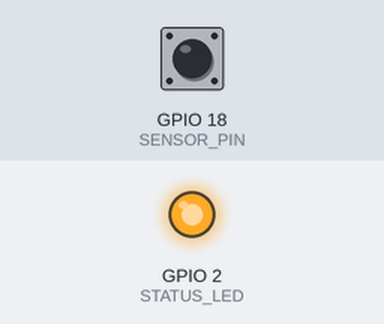
Bench run of a sketch on a simulated ESP32. Shown: output pins drawn as LEDs (lit = HIGH). The test bench sets the inputs (shaded band); at power-on: GPIO 18 (SENSOR_PIN) HIGH. Random numbers use the default seed unless the sketch sets one; what the sketch prints to the serial monitor is not drawn.

Above: at 1.2 s.
1.3 s: GPIO 18 (SENSOR_PIN) driven LOW
2.8 s: GPIO 18 (SENSOR_PIN) pulsed HIGH 2 times (0.12 s each, 0.3 s apart)
Timing chart, 0 to 5.8 s (numbered marks = the images above; inputs shaded):
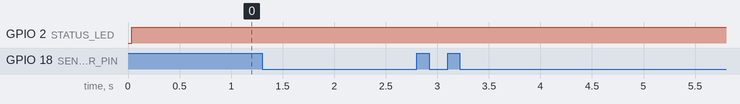

The sketch:

goal_node.ino
```cpp
/*
 * ESP32 + FC-51 進球節點（紅隊／藍隊共用）
 * 接線：FC-51 VCC -> 3V3 ； GND -> GND ； OUT -> GPIO 18（紅）／GPIO 19（藍）
 */

#include <WiFi.h>
#include <esp_now.h>
#include <esp_wifi.h>

// ======================================================
// 1. 設定
// ======================================================

// ★ 1 = 紅隊節點，0 = 藍隊節點（燒錄前記得確認！）
#define IS_RED_NODE 1

// ★ 必須改成「主控」序列埠印出的「填入節點：{...}」那一行！
uint8_t MASTER_MAC[6] = {0x1C, 0x9D, 0xC2, 0xF8, 0xB2, 0x51};

#if IS_RED_NODE
  #define SENSOR_PIN       18
  #define PKT_GOAL_TYPE    3      // PKT_RED_GOAL
  #define PKT_BEAT_TYPE    4      // PKT_RED_HEARTBEAT
  #define TEAM_NAME        "紅隊"
  #define TEAM_ICON        "🔴"
#else
  #define SENSOR_PIN       19
  #define PKT_GOAL_TYPE    1      // PKT_BLUE_GOAL
  #define PKT_BEAT_TYPE    2      // PKT_BLUE_HEARTBEAT
  #define TEAM_NAME        "藍隊"
  #define TEAM_ICON        "🔵"
#endif

#define STATUS_LED 2   // 板載 LED：亮 = 已連上主控

const unsigned long SENSOR_ON_TIME  = 5;     // 偵測到球需穩定多久（毫秒）
const unsigned long SENSOR_OFF_TIME = 100;   // 球離開需穩定多久（毫秒）
const unsigned long GOAL_COOLDOWN_MS = 500;  // 進球後 0.5 秒內不再計分

const unsigned long HEARTBEAT_MS      = 1000;  // 已連線時，心跳間隔
const unsigned long SEARCH_INTERVAL   = 30;    // 搜尋頻道時，每次嘗試的間隔
const unsigned long GOAL_RETRY_MS     = 10;    // 進球封包送失敗時，重送間隔
const unsigned long SEND_TIMEOUT_MS   = 100;   // 等不到送出結果就視為失敗
const int           FAILS_BEFORE_SCAN = 5;     // 連續失敗幾次就重新搜尋頻道
const uint8_t       MAX_CHANNEL       = 13;

// ======================================================
// 2. ESP-NOW 封包格式（必須與主控完全一致！）
// ======================================================

#define PKT_MAGIC  0xA5

struct __attribute__((packed)) Packet {
  uint8_t  magic;
  uint8_t  type;
  uint16_t seq;
};

// ======================================================
// 3. 全域變數
// ======================================================

int rawState = HIGH;
int stableState = HIGH;
unsigned long stateChangeTime = 0;
bool locked = false;
unsigned long cooldownUntil = 0;

volatile bool sendBusy = false;
volatile bool resultReady = false;
volatile bool resultOk = false;

bool linked = false;
uint8_t channel = 1;
int failCount = 0;

int goalQueue = 0;
bool goalOutstanding = false;
uint16_t goalSeq = 0;

uint8_t inflightType = 0;
unsigned long sendStartTime = 0;
unsigned long lastGoalTry = 0;
unsigned long lastHeartbeat = 0;

// ======================================================
// 4. 無線傳送
// ======================================================

#if defined(ESP_ARDUINO_VERSION_VAL) && ESP_ARDUINO_VERSION >= ESP_ARDUINO_VERSION_VAL(3, 3, 0)
void onEspNowSent(const wifi_tx_info_t* info, esp_now_send_status_t status) {
#else
void onEspNowSent(const uint8_t* mac, esp_now_send_status_t status) {
#endif
  resultOk = (status == ESP_NOW_SEND_SUCCESS);
  resultReady = true;
  sendBusy = false;
}

void setChannel(uint8_t ch) {
  esp_wifi_set_channel(ch, WIFI_SECOND_CHAN_NONE);
  channel = ch;
}

void registerResult(bool ok) {
  if (ok) {
    if (!linked) Serial.printf("[連線] 已連上主控，頻道 %d\n", channel);
    linked = true;
    failCount = 0;
    if (inflightType == PKT_GOAL_TYPE) goalOutstanding = false;
  } else {
    failCount++;
    if (!linked || failCount >= FAILS_BEFORE_SCAN) {
      if (linked) Serial.println("[連線] 與主控失聯，重新搜尋頻道…");
      linked = false;
      failCount = 0;
      setChannel(channel >= MAX_CHANNEL ? 1 : channel + 1);
    }
  }
  digitalWrite(STATUS_LED, linked ? HIGH : LOW);
}

void transmit(uint8_t type, uint16_t seq) {
  Packet p = {PKT_MAGIC, type, seq};

  inflightType = type;
  sendStartTime = millis();
  resultReady = false;
  sendBusy = true;

  if (esp_now_send(MASTER_MAC, (uint8_t*)&p, sizeof(p)) != ESP_OK) {
    sendBusy = false;
    registerResult(false);
  }
}

void serviceRadio(unsigned long now) {

  if (sendBusy) {
    if (now - sendStartTime > SEND_TIMEOUT_MS) {
      sendBusy = false;
      registerResult(false);
    }
    return;
  }

  if (resultReady) {
    resultReady = false;
    registerResult(resultOk);
  }

  if (!goalOutstanding && goalQueue > 0) {
    goalQueue--;
    goalSeq++;
    goalOutstanding = true;
    lastGoalTry = 0;
  }

  unsigned long retryGap = linked ? GOAL_RETRY_MS : SEARCH_INTERVAL;
  if (goalOutstanding) {
    if (now - lastGoalTry >= retryGap) {
      lastGoalTry = now;
      transmit(PKT_GOAL_TYPE, goalSeq);
    }
  } else {
    unsigned long hbGap = linked ? HEARTBEAT_MS : SEARCH_INTERVAL;
    if (now - lastHeartbeat >= hbGap) {
      lastHeartbeat = now;
      transmit(PKT_BEAT_TYPE, 0);
    }
  }
}

// ======================================================
// 5. 感測器處理（防彈跳 + 鎖定 + 0.5 秒冷卻）
// ======================================================

void handleSensor(unsigned long now) {

  int reading = digitalRead(SENSOR_PIN);

  if (reading != rawState) {
    rawState = reading;
    stateChangeTime = now;
  }

  unsigned long requiredTime =
    (rawState == LOW) ? SENSOR_ON_TIME : SENSOR_OFF_TIME;

  if (rawState != stableState &&
      now - stateChangeTime >= requiredTime) {

    stableState = rawState;

    if (stableState == LOW && !locked) {

      if ((long)(now - cooldownUntil) >= 0) {
        goalQueue++;
        cooldownUntil = now + GOAL_COOLDOWN_MS;
        Serial.printf("[感測器進球] %s %s偵測到球，傳送給主控\n", TEAM_ICON, TEAM_NAME);
      } else {
        Serial.println("[冷卻中] 忽略反彈球");
      }
      locked = true;
    }

    if (stableState == HIGH) {
      locked = false;
    }
  }
}

// ======================================================
// 6. 初始化 setup()
// ======================================================

void setup() {

  Serial.begin(115200);

  pinMode(SENSOR_PIN, INPUT);
  pinMode(STATUS_LED, OUTPUT);
  digitalWrite(STATUS_LED, LOW);

  rawState = digitalRead(SENSOR_PIN);
  stableState = rawState;
  stateChangeTime = millis();
  locked = (rawState == LOW);

  goalSeq = (uint16_t)(esp_random() & 0xFFFF);

  WiFi.mode(WIFI_STA);
  WiFi.disconnect();

  if (esp_now_init() != ESP_OK) {
    Serial.println("[錯誤] ESP-NOW 初始化失敗！");
    return;
  }
  esp_now_register_send_cb(onEspNowSent);

  esp_now_peer_info_t peer = {};
  memcpy(peer.peer_addr, MASTER_MAC, 6);
  peer.channel = 0;
  peer.encrypt = false;
  peer.ifidx = WIFI_IF_STA;
  if (esp_now_add_peer(&peer) != ESP_OK) {
    Serial.println("[錯誤] 加入主控失敗！請確認 MASTER_MAC");
  }

  setChannel(1);
  Serial.printf("[系統通知] %s節點已啟動，正在搜尋主控…\n", TEAM_NAME);
}

// ======================================================
// 7. 主迴圈 loop()
// ======================================================

void loop() {

  unsigned long now = millis();

  handleSensor(now);
  serviceRadio(now);

  delay(1);
}
```

Measured:
- after the input at 1.3 s, every drawn part: stays the same
- after the input at 2.8 s, every drawn part: stays the same
